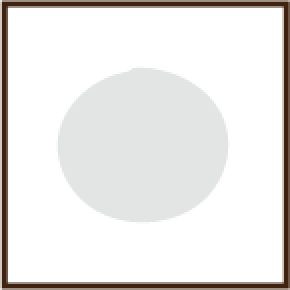
#> input picture image_designer/terrain/dish_.png, 145 x 145 px (shown 2 times larger); its folder holds only this picture in this run
$ python combine.py
#> lines starting #> are read from the running program, lines starting #| are printed output that depends on the picture
import sys, os
from PIL import Image
import json

image_dir = "terrain"

out_dir = "assets"

image_dict = {"frames": {}}

image_width = 256
image_height = 256
border_width = 1
background_color = (255,255,255,0)

all_images = []
for filename in os.listdir(image_dir):
    all_images.append((Image.open(os.path.join(image_dir, filename)), filename))
num_images = len(all_images)
#> num_images = 1

final_width = (image_width + 2*border_width) * num_images
#> final_width = 258
final_height = (image_height + 2*border_width)

combined_image = Image.new("RGBA", (final_width, final_height), color=background_color)

for idx, (image, image_name) in enumerate(all_images):
    image = image.resize((image_width, image_height))
    x, y = (image_width + 2*border_width)*idx+1, 1
    combined_image.paste(image, (x, y))

    image_info = {}
    image_info["frame"] = {"x": x, "y": y, "w": image_width, "h": image_height}
    image_info["rotated"] = False
    image_info["trimmed"] = False
    image_info["spriteSourceSize"] = {"x": 0, "y": 0, "w": image_width, "h": image_height}
    image_info["sourceSize"] = {"w": image_width, "h": image_height}

    image_dict["frames"][image_name] = image_info
#> this loop made 1 pass
#> (image_name, x, y) on pass 1: ('dish_.png', 1, 1)
#> pass 1, `image = image.resize((image_width, image_height))`:
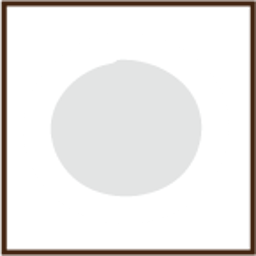
#> image: PIL image 256x256 RGBA; mean R, G, B, A 124, 120.5, 118.2, 139.6; transparent parts drawn white
#> after the loop:
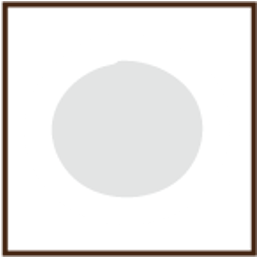
#> combined_image: PIL image 258x258 RGBA; mean R, G, B, A 126, 122.6, 120.3, 137.4; transparent parts drawn white
#> after the loop, image_dict = 1 item


combined_image.save(os.path.join(out_dir, f"{image_dir}.png"), "PNG")

image_dict["meta"] = {
    "app": "http://www.codeandweb.com/texturepacker",
    "version": "1.0",
    "image": "spritesheet.png",
    "format": "RGBA8888",
    "size": {"w": final_width, "h": final_height},
    "scale": "1"
}

with open(os.path.join(out_dir, f"{image_dir}.json"), "w") as f:
    json.dump(image_dict, f, indent=4)

$ run again, on image_designer/terrain/dish_dispensor.png
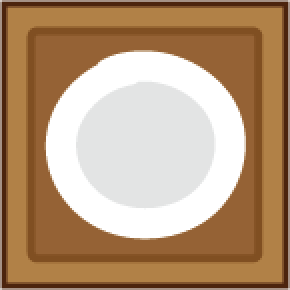
#> input picture image_designer/terrain/dish_dispensor.png, 145 x 145 px (shown 2 times larger)
#> num_images = 1
#> final_width = 258
#> the loop `for idx, (image, image_name) in enumerate(all_images):` made 1 pass
#> (image_name, x, y) on pass 1: ('dish_dispensor.png', 1, 1)
#> pass 1, `image = image.resize((image_width, image_height))`:
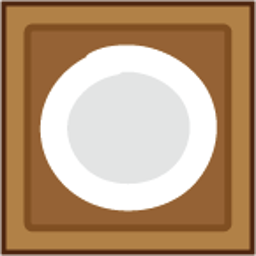
#> image: PIL image 256x256 RGBA; mean R, G, B, A 179.8, 148.7, 118.4, 251.4; transparent parts drawn white
#> after the loop `for idx, (image, image_name) in enumerate(all_images):`:
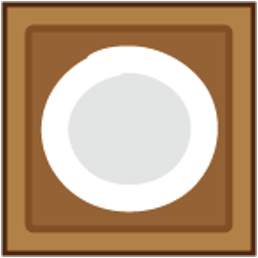
#> combined_image: PIL image 258x258 RGBA; mean R, G, B, A 181, 150.4, 120.5, 247.5; transparent parts drawn white
#> after the loop `for idx, (image, image_name) in enumerate(all_images):`: image_dict = 1 item
